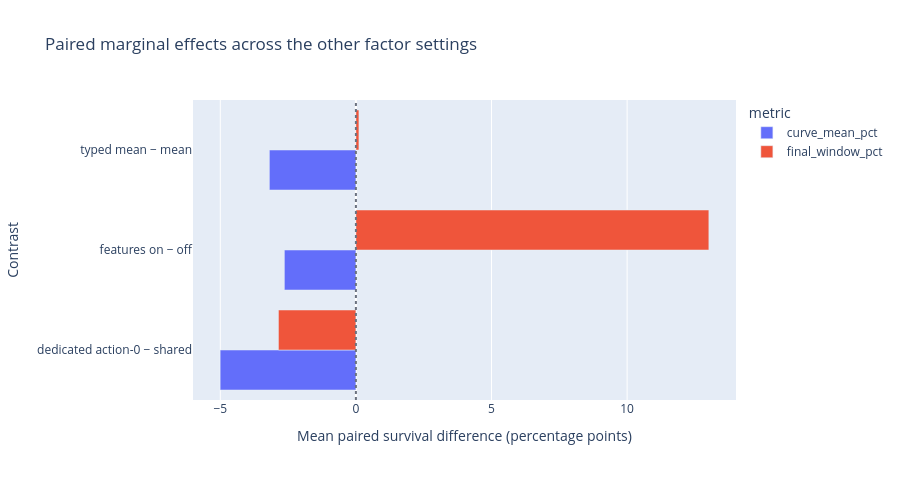

Notebook code for this chart:
### Markdown cell above
## Paired marginal effects

Each difference matches the same seed and the same settings of the other two factors. Positive values favour the enabled or typed condition. With only seed 0 these are descriptive effects, not uncertainty estimates.

### Code cell
def paired_differences(frame, factor, low, high, controls, factor_label, metric):
    table = frame.pivot_table(index=["seed", *controls], columns=factor, values=metric, aggfunc="mean")
    if low not in table or high not in table:
        return pd.DataFrame()
    differences = (table[high] - table[low]).dropna().rename("difference_pp").reset_index()
    differences["factor"] = factor_label
    differences["metric"] = metric
    return differences

effect_frames = []
for metric in ["curve_mean_pct", "final_window_pct"]:
    effect_frames.extend([
        paired_differences(curve_summary, "pool", "mean", "typed_mean", ["use_action_features", "use_action0_head"], "typed mean − mean", metric),
        paired_differences(curve_summary, "use_action_features", False, True, ["pool", "use_action0_head"], "features on − off", metric),
        paired_differences(curve_summary, "use_action0_head", False, True, ["pool", "use_action_features"], "dedicated action-0 − shared", metric),
    ])
paired_effects = pd.concat([frame for frame in effect_frames if not frame.empty], ignore_index=True)
effect_summary = (
    paired_effects.groupby(["metric", "factor"], as_index=False)
    .agg(mean_difference_pp=("difference_pp", "mean"), comparisons=("difference_pp", "size"), min_difference_pp=("difference_pp", "min"), max_difference_pp=("difference_pp", "max"))
)
display(effect_summary.round(2))
effect_figure = px.bar(
    effect_summary, x="mean_difference_pp", y="factor", color="metric",
    barmode="group", orientation="h", hover_data=["comparisons", "min_difference_pp", "max_difference_pp"],
    title="Paired marginal effects across the other factor settings",
    labels={"mean_difference_pp": "Mean paired survival difference (percentage points)", "factor": "Contrast"},
    height=480,
)
effect_figure.add_vline(x=0, line_dash="dot", line_color="#6b7280")
effect_figure.show()

### Figure 1 — Plotly figure (JSON) as saved in the notebook; plotly's stock layout.template omitted (floating-point values rounded to 4 significant figures)
{"data": [{"alignmentgroup": "True", "customdata": [[4.0, -29.43, 7.204], [4.0, -16.39, 23.93], [4.0, -17.25, 23.08]], "hovertemplate": "metric=curve_mean_pct<br>Mean paired survival difference (percentage points)=%{x}<br>Contrast=%{y}<br>comparisons=%{customdata[0]}<br>min_difference_pp=%{customdata[1]}<br>max_difference_pp=%{customdata[2]}<extra></extra>", "legendgroup": "curve_mean_pct", "marker": {"color": "#636efa", "pattern": {"shape": ""}}, "name": "curve_mean_pct", "offsetgroup": "curve_mean_pct", "orientation": "h", "showlegend": true, "textposition": "auto", "type": "bar", "x": [-5.005, -2.637, -3.19], "xaxis": "x", "y": ["dedicated action-0 − shared", "features on − off", "typed mean − mean"], "yaxis": "y"}, {"alignmentgroup": "True", "customdata": [[4.0, -47.86, 33.35], [4.0, -14.87, 49.69], [4.0, -27.7, 57.97]], "hovertemplate": "metric=final_window_pct<br>Mean paired survival difference (percentage points)=%{x}<br>Contrast=%{y}<br>comparisons=%{customdata[0]}<br>min_difference_pp=%{customdata[1]}<br>max_difference_pp=%{customdata[2]}<extra></extra>", "legendgroup": "final_window_pct", "marker": {"color": "#EF553B", "pattern": {"shape": ""}}, "name": "final_window_pct", "offsetgroup": "final_window_pct", "orientation": "h", "showlegend": true, "textposition": "auto", "type": "bar", "x": [-2.856, 13.01, 0.111], "xaxis": "x", "y": ["dedicated action-0 − shared", "features on − off", "typed mean − mean"], "yaxis": "y"}], "layout": {"barmode": "group", "height": 480, "legend": {"title": {"text": "metric"}, "tracegroupgap": 0}, "shapes": [{"line": {"color": "#6b7280", "dash": "dot"}, "type": "line", "x0": 0, "x1": 0, "xref": "x", "y0": 0, "y1": 1, "yref": "y domain"}], "title": {"text": "Paired marginal effects across the other factor settings"}, "xaxis": {"anchor": "y", "domain": [0, 1], "title": {"text": "Mean paired survival difference (percentage points)"}}, "yaxis": {"anchor": "x", "domain": [0, 1], "title": {"text": "Contrast"}}}}
